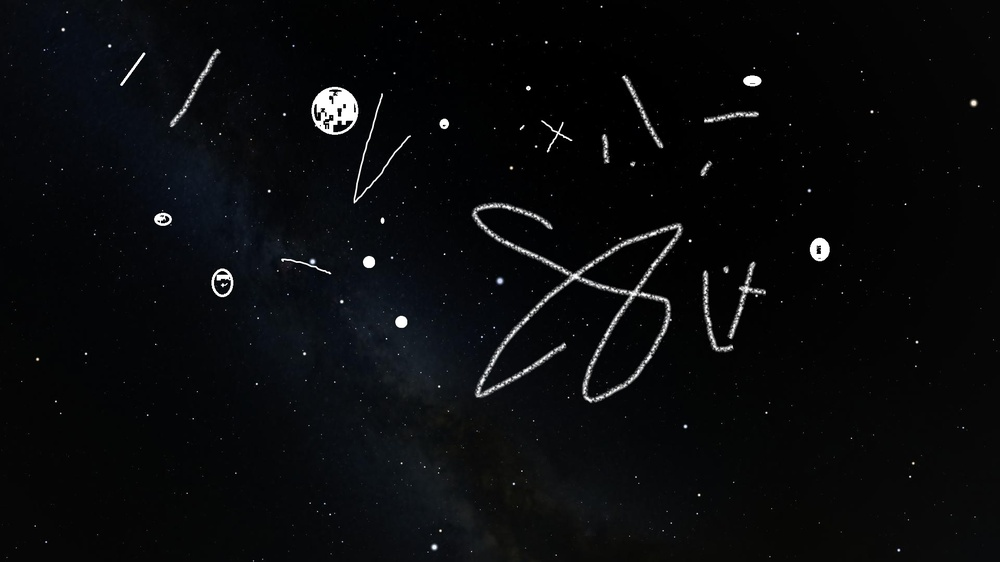
#> input picture src/image_processing_test/test_images/clean1.jpg, 1000 x 562 px, shrunk from 1920 x 1080 before the run, found by its file name
$ python image_processing_v4.py
#> lines starting #> are read from the running program, lines starting #| are printed output that depends on the picture; after the words box and inside, x2 and y2 are one past the last pixel; in counts of white or black regions, pixels touching at a corner belong together
import cv2
import numpy as np
import matplotlib.pyplot as plt
# We are no longer using the complex Gaussian fit, so we can remove scipy
# from scipy.optimize import curve_fit

# =============================================================================
# --- CONFIGURABLE PARAMETERS ---
# =============================================================================

# --- Input ---
IMAGE_PATH = 'src/image_processing_test/test_images/clean1.jpg' # The image with drawings

# --- Initial Detection Parameters ---
N_STARS_TO_DETECT = 30
BINARY_THRESHOLD = 87      # Keep this high to isolate bright objects
MIN_STAR_AREA = 2
MAX_STAR_AREA = 150        # Filter out very large objects

# --- Shape Filter ---
MIN_CIRCULARITY = 0.60      # Keep this high to ensure roundness

# --- NEW: PEAK BRIGHTNESS FILTER ---
# This is the ratio of brightness between the core and the surrounding area.
# A value of 1.2 means the center must be at least 20% brighter than its surroundings.
# This will reject plateaus and objects with holes.
MIN_PEAK_RATIO = 0.9

# =============================================================================
# --- CORE DETECTION FUNCTION (REVISED WITH NEW FILTER) ---
# =============================================================================

def find_stars_with_peak_filter(image_path, n_stars, binary_threshold, min_area, max_area, min_circularity, min_peak_ratio):

#> called with n_stars = 30, binary_threshold = 87, min_area = 2, max_area = 150, min_circularity = 0.6, min_peak_ratio = 0.9
    image = cv2.imread(image_path, cv2.IMREAD_GRAYSCALE)
#> image: shape (562, 1000); min 0, max 255, mean 10.4
    if image is None:
        raise FileNotFoundError(f"Image not found at path: {image_path}")

    # --- Step 1: Find Candidates with Contour Analysis ---
    blurred = cv2.GaussianBlur(image, (5, 5), 0)
    _, binary_image = cv2.threshold(blurred, binary_threshold, 255, cv2.THRESH_BINARY)
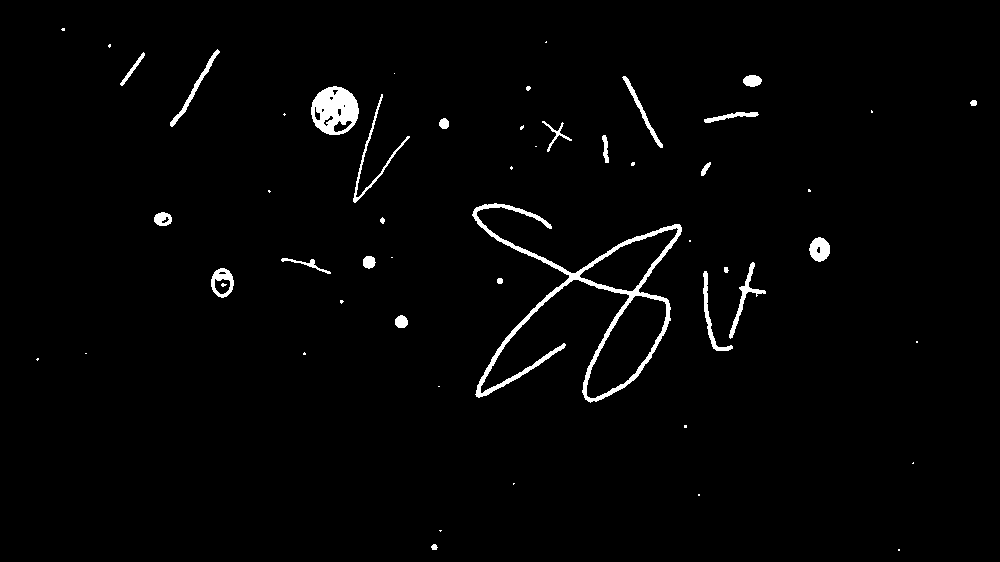
#> binary_image: shape (562, 1000); 1.9% white; 53 white regions (28 under 20 px)
    contours, _ = cv2.findContours(binary_image, cv2.RETR_EXTERNAL, cv2.CHAIN_APPROX_SIMPLE)
#> contours = 52 contours, 29 with area under 20; largest, box (x1, y1, x2, y2) and area: (472, 203, 682, 403) 10445, (311, 86, 359, 135) 1754, (211, 268, 234, 298) 490, (809, 237, 830, 262) 362, (729, 262, 766, 339) 337

    print(f"Initial detection: Found {len(contours)} potential objects.")
#| Initial detection: Found 52 potential objects.

    candidates_after_shape_filter = []
    for contour in contours:
        area = cv2.contourArea(contour)
        if not (min_area < area < max_area):
            continue

        perimeter = cv2.arcLength(contour, True)
        if perimeter == 0: continue
        circularity = (4 * np.pi * area) / (perimeter ** 2)
        if circularity < min_circularity:
            continue

        candidates_after_shape_filter.append(contour)
#> this loop made 52 passes
#> area on passes 16, 17, 19, 24, 26, 27, 39, 42, 44, 45, 46, 49: 308, 490, 337, 361.5, 177.5, 10445, 177.5, 293, 1754.5, 264, 154, 311
#> (area, perimeter, circularity) on passes 2, 13, 15, 20, 22, 31: (22, 18.49, 0.809), (116, 39.8, 0.92), (23, 17.66, 0.927), (105.5, 120.7, 0.091), (112.5, 40.38, 0.867), (49, 35.8, 0.48)
#> after the loop, candidates_after_shape_filter = 20 contours, 14 with area under 20; largest, box (x1, y1, x2, y2) and area: (395, 315, 408, 328) 116, (363, 256, 376, 269) 112, (439, 118, 449, 129) 72, (970, 100, 977, 106) 26, (497, 278, 503, 284) 23, (431, 544, 438, 550) 22

    print(f"After shape & area filtering: {len(candidates_after_shape_filter)} candidates remain.")
#| After shape & area filtering: 20 candidates remain.

    valid_stars = []

    # --- Step 2: NEW - PEAK BRIGHTNESS FILTER ---
    for contour in candidates_after_shape_filter:
        # Calculate centroid using moments
        M = cv2.moments(contour)
        if M["m00"] == 0: continue
        cx = int(M["m10"] / M["m00"])
        cy = int(M["m01"] / M["m00"])

        # Define radii for our inner core and outer ring
        inner_radius = 2
        outer_radius = 4

        # Create two masks: one for the inner core, one for the outer area
        mask = np.zeros(image.shape, dtype=np.uint8)
        outer_mask = cv2.circle(mask.copy(), (cx, cy), outer_radius, 255, -1)
        inner_mask = cv2.circle(mask.copy(), (cx, cy), inner_radius, 255, -1)

        # The "donut" is the outer circle minus the inner circle
        donut_mask = outer_mask - inner_mask

        try:
            # Calculate the average brightness in the core and the donut
            # We use the ORIGINAL grayscale image for this
            avg_inner_brightness = np.mean(image[inner_mask == 255])
            avg_outer_brightness = np.mean(image[donut_mask == 255])

            # Avoid division by zero if the outer ring is completely black
            if avg_outer_brightness == 0:
                continue

            # This is the core of the filter
            brightness_ratio = avg_inner_brightness / avg_outer_brightness

            # If the center is significantly brighter than the surroundings, it's a star
            if brightness_ratio > min_peak_ratio:
                valid_stars.append(((cx, cy), M["m00"]))

        except (ValueError, ZeroDivisionError):
            # This can happen for very small or edge-case contours
            continue
#> this loop made 20 passes
#> (cx, cy, avg_inner_brightness, avg_outer_brightness, brightness_ratio) on passes 1, 3, 4, 5, 6, 7, 8, 9, 10, 11, 12, 13: (433, 546, 203.2, 94.08, 2.16), (37, 358, 102.9, 10.86, 9.48), (304, 353, 128.5, 23.08, 5.57), (400, 321, 253.8, 253.4, 1), (341, 301, 155.2, 22.92, 6.77), (499, 280, 202.7, 99.11, 2.05), (725, 269, 168.3, 71.83, 2.34), (368, 261, 254.4, 253.3, 1), (382, 220, 226.1, 52.5, 4.31), (268, 190, 101.5, 15.69, 6.46), (808, 190, 108.8, 12.69, 8.57), (511, 167, 129.1, 8.47, 15.24)
#> (contour, cx, cy, avg_inner_brightness, avg_outer_brightness, brightness_ratio) on pass 2: ([[684, 425], [684, 427], [686, 427], [686, 425]], 685, 426, 152.2, 14.03, 10.85)
#> pass 1, in find_stars_with_peak_filter, `outer_mask = cv2.circle(mask.copy(), (cx, cy), outer_radius, 255, -1)`:
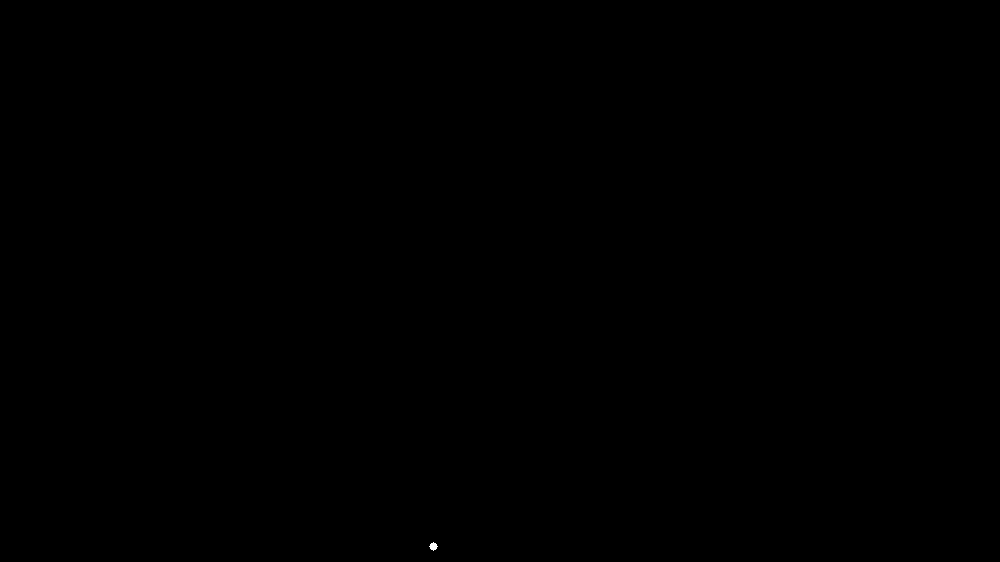
#> outer_mask: shape (562, 1000); 0.01% white; 1 white region, box (x1, y1, x2, y2) and area: (429, 542, 438, 551) 49
#> after the loop, valid_stars = 20 items

    print(f"After peak brightness filtering: {len(valid_stars)} valid stars remain.")
#| After peak brightness filtering: 20 valid stars remain.

    # --- Step 3: Sort by Brightness/Size and Select Top N ---
    valid_stars.sort(key=lambda s: s[1], reverse=True)
    num_to_select = min(n_stars, len(valid_stars))
#> num_to_select = 20
    brightest_stars = valid_stars[:num_to_select]
#> brightest_stars = 20 items
    centroids = np.array([star[0] for star in brightest_stars])
#> centroids = 20 rows, first 8: [400, 321], [368, 261], [443, 123], [973, 102], [499, 280], [433, 546], [382, 220], [725, 269]

    return centroids, image, binary_image


# =============================================================================
# --- VISUALIZATION FUNCTION (UNCHANGED) ---
# =============================================================================

def visualize_processing_steps(original_img, binary_img, final_centroids):
    fig, axes = plt.subplots(1, 3, figsize=(24, 8))
    axes[0].imshow(original_img, cmap='gray')
    axes[0].set_title('1. Original Image')
    axes[0].axis('off')
    axes[1].imshow(binary_img, cmap='gray')
    axes[1].set_title('2. Processed View (Binary Threshold)')
    axes[1].axis('off')
    axes[2].imshow(original_img, cmap='gray')
    axes[2].set_title('3. Final Detections (Filtered)')
    if len(final_centroids) > 0:
        axes[2].scatter(final_centroids[:, 0], final_centroids[:, 1], s=120, facecolors='none', edgecolors='cyan', linewidth=2)
        for i, (x, y) in enumerate(final_centroids):
            axes[2].text(x + 12, y + 12, str(i + 1), color='magenta', fontsize=12, weight='bold')
    axes[2].axis('off')
    plt.tight_layout()
    plt.show()

# =============================================================================
# --- MAIN EXECUTION (UPDATED) ---
# =============================================================================
if __name__ == '__main__':
    try:
        # --- Step 1: Run the detection and get the results ---
        star_centroids, original_image, binary_image = find_stars_with_peak_filter(
            IMAGE_PATH, N_STARS_TO_DETECT, BINARY_THRESHOLD, MIN_STAR_AREA, MAX_STAR_AREA, MIN_CIRCULARITY, MIN_PEAK_RATIO
        )
#> star_centroids has the same summary as centroids in find_stars_with_peak_filter

        # --- Step 2: Print all coordinate information to the console FIRST ---
        if original_image is not None:
            print("\n--- Final Star Coordinates ---")

            if star_centroids.size > 0:
                # Convert the NumPy array to a list of tuples
                coordinate_list = [tuple(coords) for coords in star_centroids]
#> coordinate_list = [(400, 321), (368, 261), (443, 123), (973, 102), (499, 280), (433, 546), (382, 220), (725, 269), (527, 87), (632, 163), (521, 127), (341, 301), (62, 29), (109, 45), (685, 426), (511, 167), (808, 190), (304, 353), (37, 358), (268, 190)]

                print(f"Successfully found {len(coordinate_list)} stars.")
#| Successfully found 20 stars.

                # Print the formatted coordinates for each star
                print("\nFormatted Coordinates (ordered by brightness):")
                for i, coords in enumerate(coordinate_list, 1):
                    print(f"  Star {i}: (x={coords[0]}, y={coords[1]})")
#> this loop made 20 passes
#|   Star 1: (x=400, y=321)
#|   Star 2: (x=368, y=261)
#|   Star 3: (x=443, y=123)
#|   Star 4: (x=973, y=102)
#|   Star 5: (x=499, y=280)
#|   Star 6: (x=433, y=546)
#|   Star 7: (x=382, y=220)
#|   Star 8: (x=725, y=269)
#> (further printed lines are left out)
            else:
                print("No stars were detected.")

            # --- Step 3: Display the visualization window LAST ---
            # The script will now pause here until you close the image.
            print(f"\n--- Visualizing Results (Close window to exit script) ---")
            visualize_processing_steps(original_image, binary_image, star_centroids)
#> the loop in visualize_processing_steps, `for i, (x, y) in enumerate(final_centroids):` made 20 passes
#> in visualize_processing_steps, `plt.show()`:
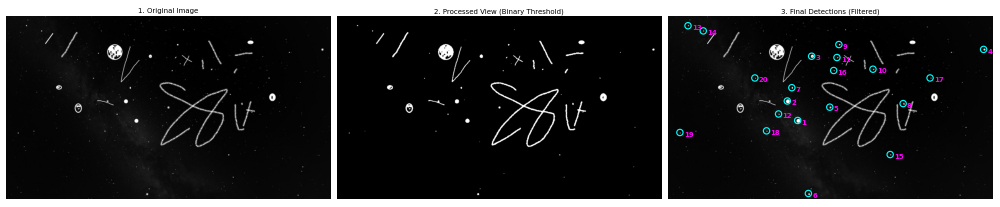
#> figure drawn by matplotlib, 3 panels

        else:
            print("No stars were detected that met all criteria.")

    except FileNotFoundError as e:
        print(f"Error: {e}")
    except Exception as e:
        print(f"An unexpected error occurred: {e}")

$ run again, with src/image_processing_test/test_images/clean2.jpg copied over src/image_processing_test/test_images/clean1.jpg
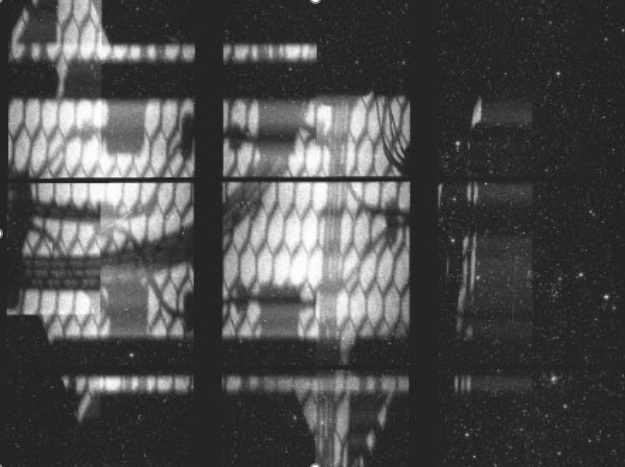
#> input picture src/image_processing_test/test_images/clean2.jpg, 625 x 467 px, found by its file name
#> in find_stars_with_peak_filter, image is the input picture: shape (467, 625); min 23, max 255, mean 76.5
#> in find_stars_with_peak_filter, `_, binary_image = cv2.threshold(blurred, binary_threshold, 255, cv2.TH..`:
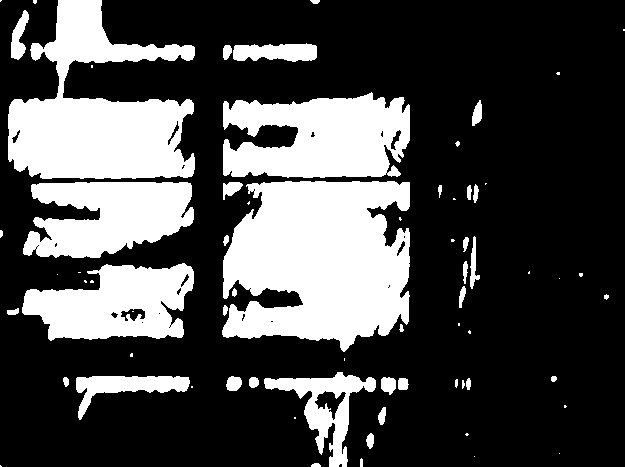
#> binary_image: shape (467, 625); 28.8% white; 70 white regions (30 under 20 px)
#> contours = 69 contours, 35 with area under 20; largest, box (x1, y1, x2, y2) and area: (222, 181, 410, 352) 24560, (8, 0, 195, 179) 18130, (223, 92, 410, 178) 11992, (23, 182, 194, 258) 9170, (22, 263, 194, 341) 8958
#| Initial detection: Found 69 potential objects.
#> the loop in find_stars_with_peak_filter, `for contour in contours:` made 69 passes
#> (area, perimeter, circularity) on passes 2, 7, 9, 14, 15, 17, 18, 19: (22, 21.66, 0.589), (76, 36.97, 0.699), (81, 42.14, 0.573), (34.5, 27.07, 0.592), (96, 38.49, 0.815), (76.5, 32.73, 0.897), (34.5, 23.9, 0.759), (21.5, 17.07, 0.927)
#> after the loop in find_stars_with_peak_filter, `for contour in contours:`: candidates_after_shape_filter = 23 contours, 14 with area under 20; largest, box (x1, y1, x2, y2) and area: (398, 378, 409, 390) 96, (223, 45, 232, 60) 87, (249, 377, 259, 388) 76, (366, 433, 374, 449) 76, (63, 377, 69, 387) 34
#| After shape & area filtering: 23 candidates remain.
#> the loop in find_stars_with_peak_filter, `for contour in candidates_after_shape_filter:` made 23 passes
#> (cx, cy, avg_inner_brightness, avg_outer_brightness, brightness_ratio) on passes 1 to 8: (466, 434, 104.8, 50.72, 2.07), (369, 440, 147.2, 122.3, 1.2), (564, 406, 97.85, 51.08, 1.92), (402, 383, 118.8, 113, 1.05), (253, 381, 129.9, 117.7, 1.1), (65, 381, 141.3, 100, 1.41), (553, 378, 150.3, 86.75, 1.73), (131, 354, 117.8, 57.28, 2.06)
#> after the loop in find_stars_with_peak_filter, `for contour in candidates_after_shape_filter:`: valid_stars = 23 items
#| After peak brightness filtering: 23 valid stars remain.
#> num_to_select = 23
#> brightest_stars = 23 items
#> centroids = 23 rows, first 8: [402, 383], [226, 51], [253, 381], [369, 440], [65, 381], [225, 239], [224, 309], [234, 292]
#> star_centroids has the same summary as centroids in find_stars_with_peak_filter
#> coordinate_list = [(402, 383), (226, 51), (253, 381), (369, 440), (65, 381), (225, 239), (224, 309), (234, 292), (553, 378), (605, 296), (457, 143), (580, 274), (34, 1), (131, 354), (91, 281), (452, 240), (557, 73), (469, 331), (466, 434), (399, 218), (564, 406), (85, 281), (248, 202)]
#| Successfully found 23 stars.
#> the loop `for i, coords in enumerate(coordinate_list, 1):` made 23 passes
#> (printed output is left out)
#> the loop in visualize_processing_steps, `for i, (x, y) in enumerate(final_centroids):` made 23 passes
#> in visualize_processing_steps, `plt.show()`:
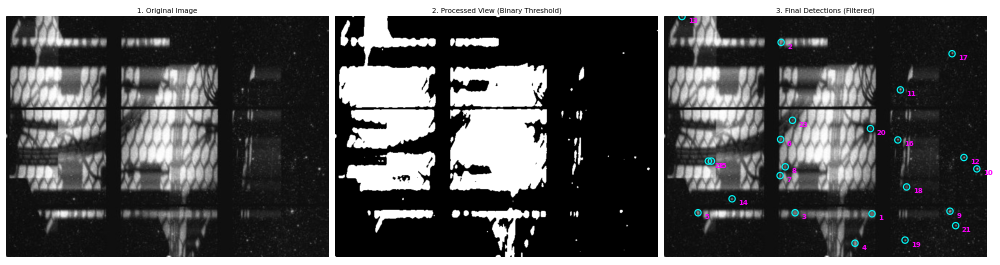
#> figure drawn by matplotlib, 3 panels

$ run again, with src/image_processing_test/test_images/clean3.jpg copied over src/image_processing_test/test_images/clean1.jpg
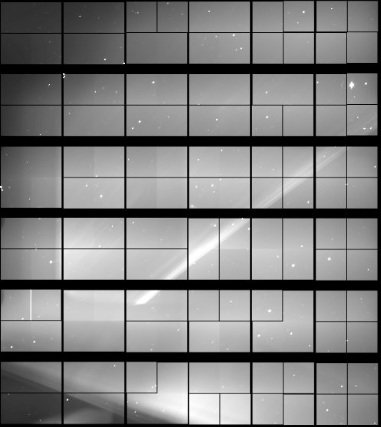
#> input picture src/image_processing_test/test_images/clean3.jpg, 381 x 427 px, found by its file name
#> in find_stars_with_peak_filter, image is the input picture: shape (427, 381); min 0, max 255, mean 127
#> in find_stars_with_peak_filter, `_, binary_image = cv2.threshold(blurred, binary_threshold, 255, cv2.TH..`:
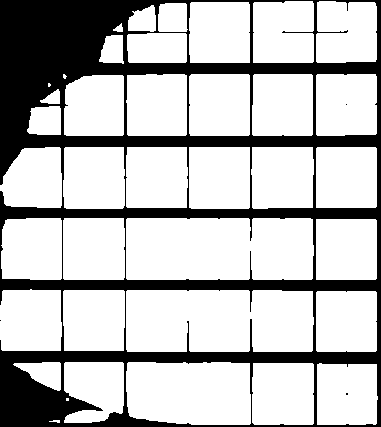
#> binary_image: shape (427, 381); 74% white; 4 black regions (3 under 20 px)
#> contours = 38 contours, 4 with area under 20; largest, box (x1, y1, x2, y2) and area: (126, 218, 314, 280) 11208, (126, 290, 314, 352) 11077, (126, 362, 251, 425) 7296, (63, 218, 125, 280) 3705, (252, 363, 314, 425) 3696
#| Initial detection: Found 38 potential objects.
#> the loop in find_stars_with_peak_filter, `for contour in contours:` made 38 passes
#> area on passes 3 to 10: 3531.5, 3696.5, 7295.5, 2906, 753, 3595, 11077, 3612
#> after the loop in find_stars_with_peak_filter, `for contour in contours:`: candidates_after_shape_filter = 3 contours, all with area under 20
#| After shape & area filtering: 3 candidates remain.
#> the loop in find_stars_with_peak_filter, `for contour in candidates_after_shape_filter:` made 3 passes
#> (cx, cy, avg_inner_brightness, avg_outer_brightness, brightness_ratio) on passes 2 to 3: (48, 84, 94.46, 75.92, 1.24), (64, 76, 117.4, 58.36, 2.01)
#> after the loop in find_stars_with_peak_filter, `for contour in candidates_after_shape_filter:`: valid_stars = [((67, 399), 4), ((48, 84), 5), ((64, 76), 8)]
#| After peak brightness filtering: 3 valid stars remain.
#> num_to_select = 3
#> brightest_stars = [((64, 76), 8), ((48, 84), 5), ((67, 399), 4)]
#> centroids = [[64, 76], [48, 84], [67, 399]]
#> coordinate_list = [(64, 76), (48, 84), (67, 399)]
#| Successfully found 3 stars.
#> the loop `for i, coords in enumerate(coordinate_list, 1):` made 3 passes
#> (printed output is left out)
#> the loop in visualize_processing_steps, `for i, (x, y) in enumerate(final_centroids):` made 3 passes
#> in visualize_processing_steps, `plt.show()`:
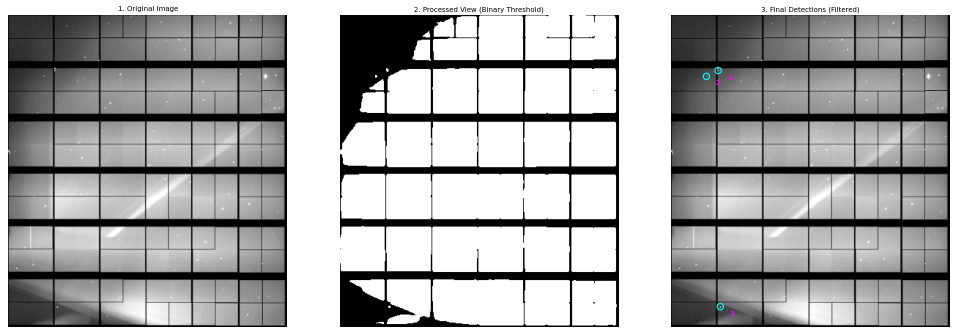
#> figure drawn by matplotlib, 3 panels
